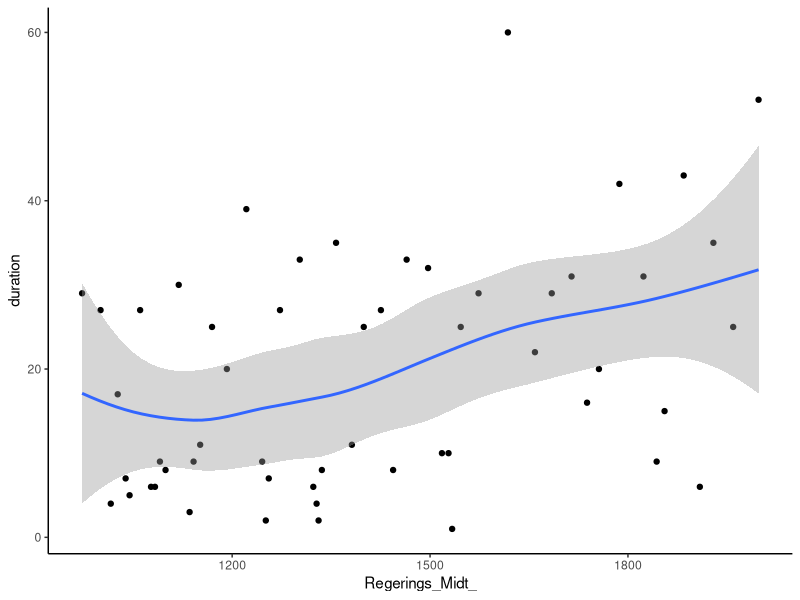

Recreate this plot in R.
# The task here is to load your Danish Monarchs csv into R using the tidyverse toolkit, calculate and explore the kings’ duration of reign with pipes %>% in dplyr and plot it over time.

# Load the kings - Make sure to first create an .Rproj workspace with a data/ folder where you place either your own dataset or the provided kings.csv dataset.

# Look at the dataset that are you loading and check what its columns are separated by? (hint: open it in plain text editor to see)


library(tidyverse)

# create a "kings" object in R

read.csv("data/Kings 3.csv")

read_csv("data/Kings 3.csv")

read.csv2("data/Kings 3.csv")

read_csv2("data/Kings 3.csv")

# Fill in the code below and review the outputs

kings1 <- read.csv("data/Kings 3.csv")

glimpse(kings1)

kings2 <- read_csv("data/Kings 3.csv", na = "NA")


glimpse(kings2)

head(kings2)

kings3 <- read.csv2("data/Kings 3.csv")

glimpse(kings3)

kings4 <- read_csv2("data/Kings 3.csv") 

glimpse(kings4)


# Funktion Kings 2 og Kings4 er "tidyverse"-funktion
# Funktion Kings1 og Kings2 er semikolonseperet fil og Kings3 og Kings4 er kommaseperet.
# jeg skal derfor bruge Kings2

class(kings2)
#2
# class viser at det "tbl" og ikke "dataframe", hvilket er godt ved uploading af et spreadsheet

#3
#kings3 og kings4 har 1 kolonne, mens kings1 og kings2 har 7 kolonner

#4 glimpse funktionen kan bruges her

dkmon <- read_csv("data/Kings 3.csv", na="NA")

glimpse(dkmon)

class(dkmon)

head(dkmon)

ncol(dkmon)


#Calculate the duration of regin for alle the kings in your table

dkmonduration <- dkmon %>% 
  mutate(duration=Regerings_Slut - Regerings_Start_, na.rm = TRUE) %>% 
  mutate(Regerings_Midt_ = Regerings_Start_ + duration/2)

glimpse(dkmonduration)

mean(dkmonduration$duration, na.rm = TRUE)

avg_duration <- mean(dkmonduration$duration, na.rm = TRUE)

#vi udregner gennemsnittet af regeringstiden for kongerne til at være ca. 20 år


long_regin_king <- dkmonduration %>% 
  filter(duration>avg_duration)

count(long_regin_king)
# der er 27 regenter der har regeret længere end gennemsnittet

print(long_regin_king) %>% 
  arrange(desc(long_regin_king))

longest_ruling_kings <- dkmonduration %>% 
  arrange(desc(duration)) %>% 
  slice_max(order_by = duration, n = 3)

longest_ruling_kings <- longest_ruling_kings %>% 
  mutate(Days=duration*365)

print(longest_ruling_kings)

dkmonduration %>% 
  ggplot(aes(x=Regerings_Midt_, y=duration))+
  geom_point()+
  geom_smooth()+
  theme_classic()

